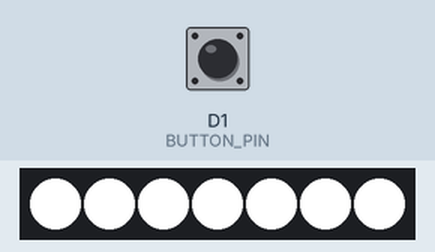
A sketch run on a simulated ESP8266 (NodeMCU). Shown: 7 RGB LEDs in strip order, left to right. Inputs (shaded band) come from the test bench; at power-on: D1 (BUTTON_PIN) LOW. WiFi joins after 1.5 s; servers stay silent unless stated; what the sketch prints to the serial monitor is not drawn.

Above: at 2.7 s.
2.8 s: D1 (BUTTON_PIN) pulled HIGH for 3.2 s
At 3.6 s:
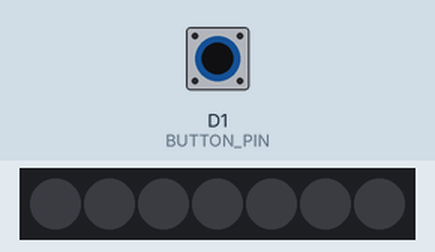
7.5 s: D1 (BUTTON_PIN) pulled HIGH for 0.15 s
At 8.7 s:
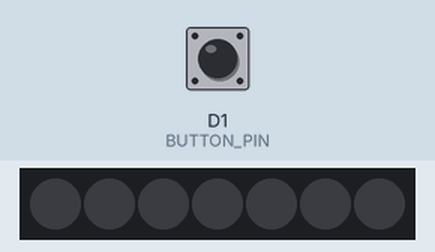
9.1 s: D1 (BUTTON_PIN) pulled HIGH for 1 s
At 10.0 s:
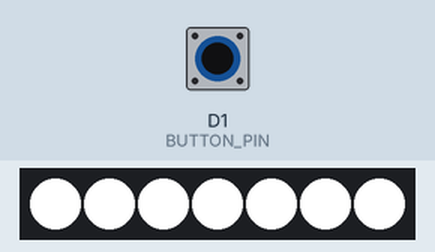
Timing chart, 0 to 12.1 s (numbered marks = the images above; inputs shaded):
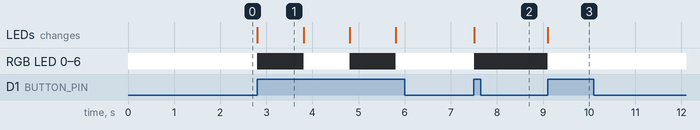

The sketch:

substitute.ino
```cpp
/*
 * If you encounter any issues:
 * - check the readme.md at https://github.com/sinricpro/esp8266-esp32-sdk/blob/master/README.md
 * - ensure all dependent libraries are installed
 *   - see https://github.com/sinricpro/esp8266-esp32-sdk/blob/master/README.md#arduinoide
 *   - see https://github.com/sinricpro/esp8266-esp32-sdk/blob/master/README.md#dependencies
 * - open serial monitor and check whats happening
 * - check full user documentation at https://sinricpro.github.io/esp8266-esp32-sdk
 * - visit https://github.com/sinricpro/esp8266-esp32-sdk/issues and check for existing issues or open a new one
 */

// Uncomment the following line to enable serial debug output
//#define ENABLE_DEBUG

#ifdef ENABLE_DEBUG
       #define DEBUG_ESP_PORT Serial
       #define NODEBUG_WEBSOCKETS
       #define NDEBUG
#endif

#include <Arduino.h>
#ifdef ESP8266
       #include <ESP8266WiFi.h>
#endif
#ifdef ESP32
       #include <WiFi.h>
#endif

#define FASTLED_ESP8266_DMA
#define FASTLED_ESP8266_RAW_PIN_ORDER
#include <FastLED.h>
#include "UbidotsESPMQTT.h"
#include <ESPAsyncTCP.h>
#include <ESPAsyncWebServer.h>
#include <AsyncElegantOTA.h>

#include "SinricPro.h"
#include "SinricProLight.h"

#define WIFI_SSID         "WIFI SSID"
#define WIFI_PASS         "PASSWORD"
#define APP_KEY           "Sinric pro credentials"      // Should look like "de0bxxxx-1x3x-4x3x-ax2x-5dabxxxxxxxx"
#define APP_SECRET        "Sinric pro credentials"    // Should look like "5f36xxxx-x3x7-4x3x-xexe-e86724a9xxxx-4c4axxxx-3x3x-x5xe-x9x3-333d65xxxxxx"
#define LIGHT_ID          "Sinric pro credentials"     // Should look like "5dc1564130xxxxxxxxxxxxxx"
#define BAUD_RATE         9600                // Change baudrate to your need

#define NUM_LEDS          7                  // how much LEDs are on the stripe
#define LED_PIN           D0                 // LED stripe is connected to PIN 3
#define BUTTON_PIN        D1

char* UBIDOTS_TOKEN = "Ubidots token";  // Put here your Ubidots TOKEN
char* ubidots_device = "Device name";  // Replace with your device label
Ubidots ubidots(UBIDOTS_TOKEN);


bool powerState=true;
int globalBrightness = 100;
unsigned long lastBtnPress = 0;
CRGB leds[NUM_LEDS];
unsigned long last_update_time =0;

AsyncWebServer OTA_server(80);

bool onPowerState(const String &deviceId, bool &state) {
  powerState = state;
  if (state) {
    FastLED.setBrightness(map(globalBrightness, 0, 100, 0, 255));
  } else {
    FastLED.setBrightness(0);
  }
  FastLED.show();
  FastLED.show();
  return true; // request handled properly
}

bool onBrightness(const String &deviceId, int &brightness) {
  globalBrightness = brightness;
  FastLED.setBrightness(map(brightness, 0, 100, 0, 255));
  if(powerState){
    FastLED.show();
    FastLED.show();
  }

  return true;
}

bool onAdjustBrightness(const String &deviceId, int brightnessDelta) {
  globalBrightness += brightnessDelta;
  brightnessDelta = globalBrightness;
  FastLED.setBrightness(map(globalBrightness, 0, 100, 0, 255));
  if(powerState){
    FastLED.show();
    FastLED.show();
  }
  return true;
}

bool onColor(const String &deviceId, byte &r, byte &g, byte &b) {
  fill_solid(leds, NUM_LEDS, CRGB(r, g, b));
  if(powerState){
    FastLED.show();
    FastLED.show();
  }
  return true;
}

void callback(char* topic, byte* payload, unsigned int length) {
  Serial.print("Message arrived [");
  Serial.print(topic);
  Serial.print("] ");
  for (int i=0;i<length;i++) {
    Serial.print((char)payload[i]);
  }
  Serial.println();
}

void sendUbidots(){
  ubidots.add("PowerState", powerState);
  //ubidots.add("Variable_Name_Three", value3);

  bool bufferSent = false;
  bufferSent = ubidots.ubidotsPublish(ubidots_device);
  ubidots.loop();
}

void setupUbidots(){
    ubidots.wifiConnection(WIFI_SSID, WIFI_PASS);
    ubidots.begin(callback);
    // Serial.println(connected);
    sendUbidots();

}

void setupFastLED() {
  FastLED.addLeds<WS2812B, LED_PIN, GRB>(leds, NUM_LEDS);
  FastLED.setBrightness(map(globalBrightness, 0, 100, 0, 255));
  fill_solid(leds, NUM_LEDS, CRGB::White);
  last_update_time = millis();
  FastLED.show();
  FastLED.show();
}

void setupWiFi() {
  Serial.printf("\r\n[Wifi]: Connecting");
  WiFi.begin(WIFI_SSID, WIFI_PASS);

  while (WiFi.status() != WL_CONNECTED) {
    Serial.printf(".");
    delay(250);
  }
  IPAddress localIP = WiFi.localIP();
  Serial.printf("connected!\r\n[WiFi]: IP-Address is %s\r\n", localIP.toString().c_str());
}

void setupAsyncOTA(){
  OTA_server.on("/", HTTP_GET, [](AsyncWebServerRequest *request) {
    request->send(200, "text/plain", "Hi! I am Dodo. The smart Bulb.");
  });
  AsyncElegantOTA.begin(&OTA_server);
  OTA_server.begin();
}

void setupSinricPro() {
  // get a new Light device from SinricPro
  SinricProLight &myLight = SinricPro[LIGHT_ID];

  // set callback function to device
  myLight.onPowerState(onPowerState);
  myLight.onBrightness(onBrightness);
  myLight.onAdjustBrightness(onAdjustBrightness);
  myLight.onColor(onColor);

  // setup SinricPro
  SinricPro.onConnected([](){ Serial.printf("Connected to SinricPro\r\n"); });
  SinricPro.onDisconnected([](){ Serial.printf("Disconnected from SinricPro\r\n"); });
  //SinricPro.restoreDeviceStates(true); // Uncomment to restore the last known state from the server.
  SinricPro.begin(APP_KEY, APP_SECRET);
}


void handleButtonPress() {
  unsigned long actualMillis = millis();
  SinricProLight &myLight = SinricPro[LIGHT_ID];
  if (digitalRead(BUTTON_PIN) == HIGH && actualMillis - lastBtnPress > 1000)  {
    if (powerState) {     // flip powerState and update the FastLED content
      powerState = false;
      FastLED.setBrightness(0);
    } else {
      powerState = true;
      FastLED.setBrightness(map(globalBrightness, 0, 100, 0, 255));

    }
    FastLED.show(); // show the updates
    FastLED.show();

    myLight.sendPowerStateEvent(powerState); // send the new powerState to SinricPro server

    Serial.printf("Device %s turned %s (manually via pushbutton)\r\n", myLight.getDeviceId().c_str(), powerState?"on":"off");

    lastBtnPress = actualMillis;
  }
}


// main setup function
void setup() {
  Serial.begin(BAUD_RATE); Serial.printf("\r\n\r\n");
  setupFastLED();
  setupWiFi();
  setupAsyncOTA();
  setupUbidots();
  setupSinricPro();
}

void loop() {
  handleButtonPress();
  if(millis()-last_update_time>10000){
    sendUbidots();
    last_update_time = millis();
  }
  SinricPro.handle();
}
```

Measured:
- after the input at 2.8 s, RGB LED 0–6: alternates RGB(255, 255, 255) for 1.0 s and off for 1.0 s, starting at once; the LEDs: change at once (image 1)
- after the input at 7.5 s, RGB LED 0–6: RGB(255, 255, 255) → off at once; the LEDs: change at once (image 2)
- after the input at 9.1 s, RGB LED 0–6: off → RGB(255, 255, 255) at once; the LEDs: change at once (image 3)
- what the display in image 1 shows lasts 1.0 s, from 2.8 s to 3.8 s
